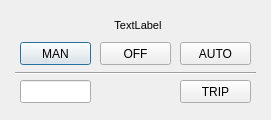
<?xml version="1.0" encoding="UTF-8"?>
<ui version="4.0">
 <class>PumpOperateDialog</class>
 <widget class="QDialog" name="PumpOperateDialog">
  <property name="windowModality">
   <enum>Qt::ApplicationModal</enum>
  </property>
  <property name="geometry">
   <rect>
    <x>0</x>
    <y>0</y>
    <width>271</width>
    <height>120</height>
   </rect>
  </property>
  <property name="sizePolicy">
   <sizepolicy hsizetype="Fixed" vsizetype="Fixed">
    <horstretch>0</horstretch>
    <verstretch>0</verstretch>
   </sizepolicy>
  </property>
  <property name="mouseTracking">
   <bool>true</bool>
  </property>
  <property name="windowTitle">
   <string>Pump operate</string>
  </property>
  <property name="styleSheet">
   <string notr="true">font: 8pt &quot;Arial&quot;;</string>
  </property>
  <widget class="QPushButton" name="Button_man">
   <property name="geometry">
    <rect>
     <x>20</x>
     <y>42</y>
     <width>71</width>
     <height>23</height>
    </rect>
   </property>
   <property name="styleSheet">
    <string notr="true">font: 8pt &quot;Arial&quot;;</string>
   </property>
   <property name="text">
    <string>MAN</string>
   </property>
  </widget>
  <widget class="QPushButton" name="Button_off">
   <property name="geometry">
    <rect>
     <x>100</x>
     <y>42</y>
     <width>71</width>
     <height>23</height>
    </rect>
   </property>
   <property name="styleSheet">
    <string notr="true">font: 8pt &quot;Arial&quot;;</string>
   </property>
   <property name="text">
    <string>OFF</string>
   </property>
  </widget>
  <widget class="QPushButton" name="Button_auto">
   <property name="geometry">
    <rect>
     <x>180</x>
     <y>42</y>
     <width>71</width>
     <height>23</height>
    </rect>
   </property>
   <property name="styleSheet">
    <string notr="true">font: 8pt &quot;Arial&quot;;</string>
   </property>
   <property name="text">
    <string>AUTO</string>
   </property>
  </widget>
  <widget class="QLabel" name="label">
   <property name="geometry">
    <rect>
     <x>88</x>
     <y>14</y>
     <width>100</width>
     <height>22</height>
    </rect>
   </property>
   <property name="font">
    <font>
     <family>Arial</family>
     <pointsize>8</pointsize>
     <weight>50</weight>
     <italic>false</italic>
     <bold>false</bold>
    </font>
   </property>
   <property name="styleSheet">
    <string notr="true">font: 8pt &quot;Arial&quot;;</string>
   </property>
   <property name="text">
    <string>TextLabel</string>
   </property>
   <property name="alignment">
    <set>Qt::AlignCenter</set>
   </property>
  </widget>
  <widget class="QPushButton" name="Button_trip">
   <property name="geometry">
    <rect>
     <x>180</x>
     <y>80</y>
     <width>71</width>
     <height>23</height>
    </rect>
   </property>
   <property name="styleSheet">
    <string notr="true">font: 8pt &quot;Arial&quot;;</string>
   </property>
   <property name="text">
    <string>TRIP</string>
   </property>
  </widget>
  <widget class="Line" name="line">
   <property name="geometry">
    <rect>
     <x>15</x>
     <y>65</y>
     <width>241</width>
     <height>16</height>
    </rect>
   </property>
   <property name="orientation">
    <enum>Qt::Horizontal</enum>
   </property>
  </widget>
  <widget class="DoubleInputEdit" name="lineEdit">
   <property name="geometry">
    <rect>
     <x>20</x>
     <y>80</y>
     <width>71</width>
     <height>23</height>
    </rect>
   </property>
   <property name="cursor">
    <cursorShape>ArrowCursor</cursorShape>
   </property>
   <property name="mouseTracking">
    <bool>false</bool>
   </property>
   <property name="focusPolicy">
    <enum>Qt::NoFocus</enum>
   </property>
   <property name="alignment">
    <set>Qt::AlignCenter</set>
   </property>
  </widget>
 </widget>
 <customwidgets>
  <customwidget>
   <class>DoubleInputEdit</class>
   <extends>QLineEdit</extends>
   <header>doubleinputedit.h</header>
  </customwidget>
 </customwidgets>
 <resources/>
 <connections/>
</ui>
